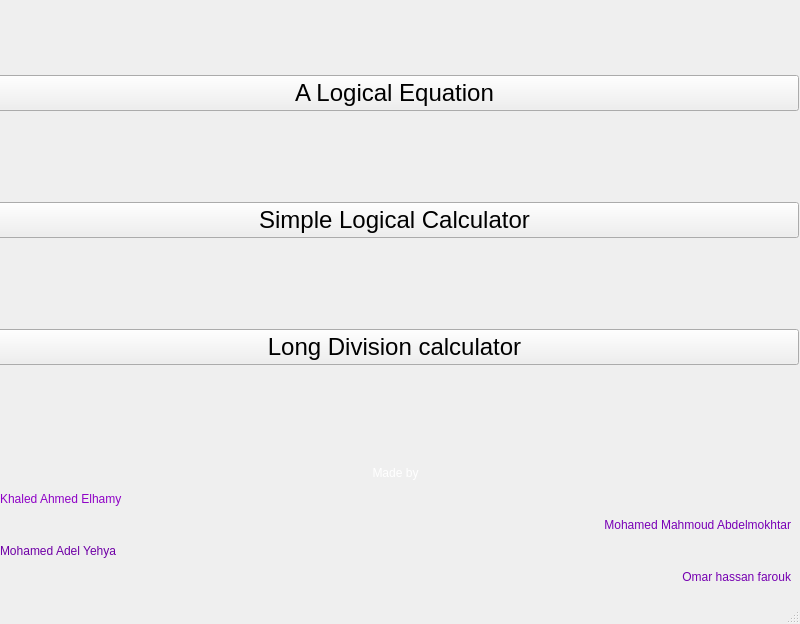
<?xml version="1.0" encoding="UTF-8"?>
<ui version="4.0">
 <class>MainWindow</class>
 <widget class="QMainWindow" name="MainWindow">
  <property name="geometry">
   <rect>
    <x>0</x>
    <y>0</y>
    <width>800</width>
    <height>624</height>
   </rect>
  </property>
  <property name="windowTitle">
   <string>MainWindow</string>
  </property>
  <widget class="QWidget" name="centralwidget">
   <widget class="QWidget" name="verticalLayoutWidget">
    <property name="geometry">
     <rect>
      <x>-10</x>
      <y>-10</y>
      <width>809</width>
      <height>461</height>
     </rect>
    </property>
    <layout class="QVBoxLayout" name="verticalLayout">
     <item>
      <widget class="QPushButton" name="b3">
       <property name="font">
        <font>
         <pointsize>18</pointsize>
        </font>
       </property>
       <property name="text">
        <string>A Logical Equation</string>
       </property>
      </widget>
     </item>
     <item>
      <widget class="QPushButton" name="b1">
       <property name="font">
        <font>
         <pointsize>18</pointsize>
        </font>
       </property>
       <property name="text">
        <string>Simple Logical Calculator</string>
       </property>
      </widget>
     </item>
     <item>
      <widget class="QPushButton" name="b2">
       <property name="font">
        <font>
         <pointsize>18</pointsize>
        </font>
       </property>
       <property name="text">
        <string>Long Division calculator</string>
       </property>
      </widget>
     </item>
    </layout>
   </widget>
   <widget class="QLabel" name="label">
    <property name="geometry">
     <rect>
      <x>0</x>
      <y>450</y>
      <width>791</width>
      <height>151</height>
     </rect>
    </property>
    <property name="text">
     <string>&lt;html&gt;&lt;head/&gt;&lt;body&gt;&lt;p align=&quot;center&quot;&gt;&lt;span style=&quot; color:#ffffff;&quot;&gt;Made by&lt;/span&gt;&lt;/p&gt;&lt;p&gt;&lt;span style=&quot; color:#8f02c6;&quot;&gt;Khaled Ahmed Elhamy&lt;/span&gt;&lt;/p&gt;&lt;p align=&quot;right&quot;&gt;&lt;span style=&quot; color:#7900b6;&quot;&gt;Mohamed Mahmoud Abdelmokhtar&lt;/span&gt;&lt;/p&gt;&lt;p&gt;&lt;span style=&quot; color:#6f00a6;&quot;&gt;Mohamed Adel Yehya&lt;/span&gt;&lt;/p&gt;&lt;p align=&quot;right&quot;&gt;&lt;span style=&quot; color:#7600b1;&quot;&gt;Omar hassan farouk&lt;/span&gt;&lt;/p&gt;&lt;/body&gt;&lt;/html&gt;</string>
    </property>
   </widget>
  </widget>
  <widget class="QStatusBar" name="statusbar"/>
 </widget>
 <resources/>
 <connections/>
</ui>
